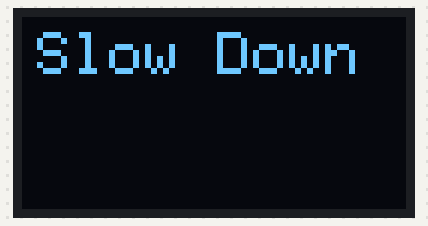
The sketch below on a simulated Arduino Uno, built with avr-gcc and run on an emulated ATmega328P. Shown: 128×64 one-colour display.

Above: at 2.1 s.

The sketch:

exp18-1.ino
```cpp
#include <Wire.h>
#include <Adafruit_GFX.h>
#include <Adafruit_SSD1306.h>
#define OLED_ADDR   0x3C  // OLED I2C Address
#define SCREEN_WIDTH 128  // OLED display width  (pixels)
#define SCREEN_HEIGHT 64  // OLED display height (pixels)
//declare SSD1306 object connected to I2C
Adafruit_SSD1306 oled(SCREEN_WIDTH, SCREEN_HEIGHT, &Wire, -1);
void setup()
{
   delay(2000);                // Wait for initializing
   // initialize OLED with address 0x3C
   oled.begin(SSD1306_SWITCHCAPVCC, OLED_ADDR);
   oled.clearDisplay();        // Clear display
   oled.setTextColor(WHITE);   // Text color
   oled.setTextSize(2);        // Text size
   oled.setCursor(5, 5);       // Position to display
   oled.println("Slow Down");  // Text to display
   oled.display();             // Display on OLED
}

void loop()
{
}
```
